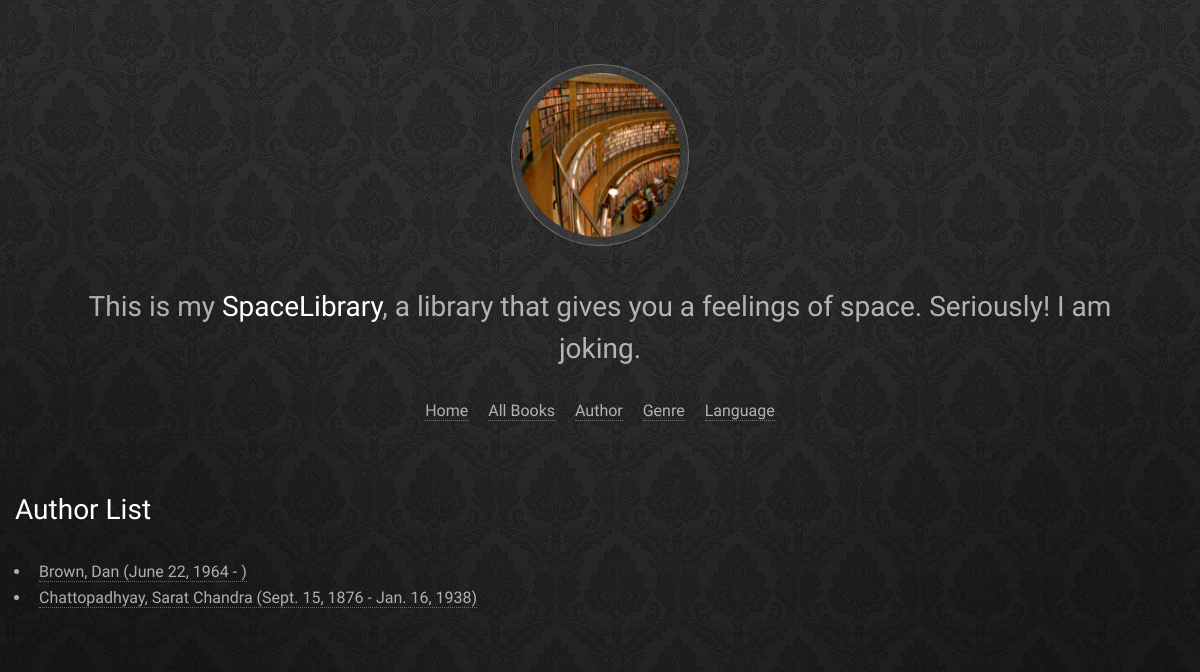
The app's page /catalog/authors/, older data.
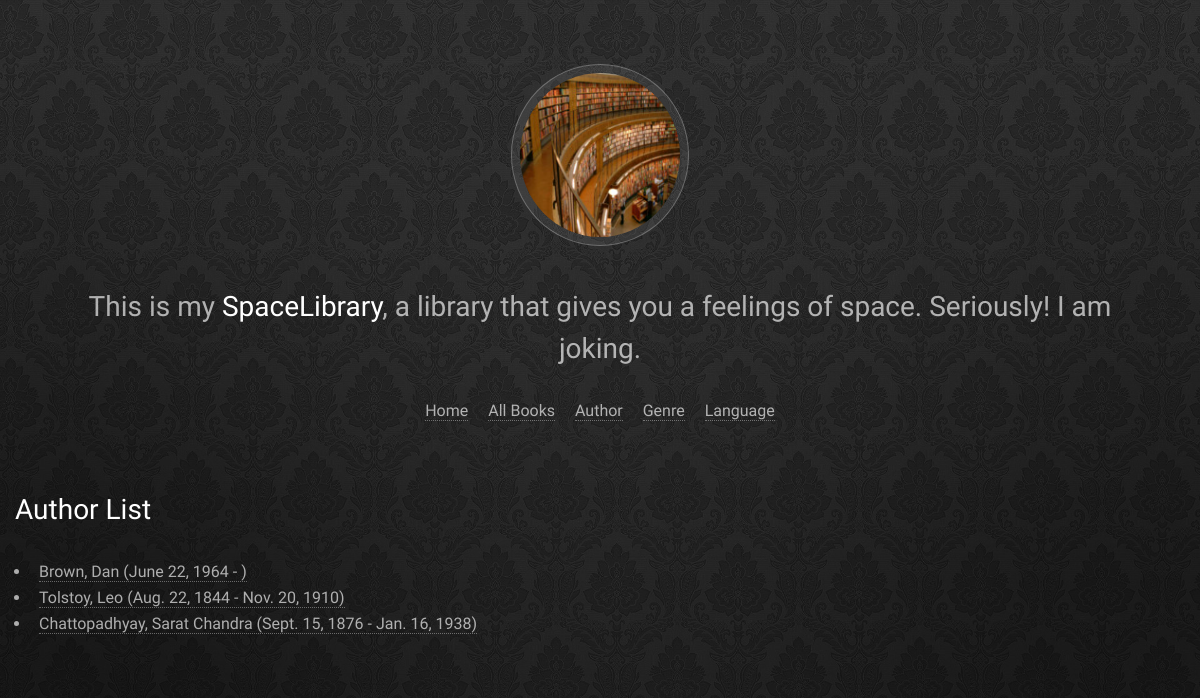
The same page, newer data.
### catalog/models.py (models this page shows)
class Author(models.Model):
	first_name = models.CharField(max_length=100)
	last_name = models.CharField(max_length=100)
	date_of_birth = models.DateField(null=True, blank=True)
	date_of_death = models.DateField('Died', null=True, blank=True)
	class Meta:
		ordering = ['last_name', 'first_name']
	def get_absolute_url(self):
		return reverse('catalog:author-detail', args=[str(self.id)])
	def __str__(self):
		return '{0}, {1}'.format(self.last_name, self.first_name)

### catalog/views.py (the view)
# urls.py: path('authors/', views.AuthorListView.as_view(), name = 'authors'),
class AuthorListView(generic.ListView):
    model = Author
    context_object_name = 'author_list'
    def get_queryset(self):
        return Author.objects.order_by('first_name')[:5]
    templates_name = 'catalog/author_list.html'
    paginate_by = 10

### catalog/templates/catalog/author_list.html
{% extends "base_generic.html" %}
{% block content %}
<h1>Author List</h1>
{% if author_list %}
  <ul>
  {% for author in author_list %}
    <li>
      <a href="{{ author.get_absolute_url }}">
      {{ author }} ({{author.date_of_birth}} - {% if author.date_of_death %}{{author.date_of_death}}{% endif %})
      </a>
    </li>
  {% endfor %}
 </ul>
{% else %}
  <p>There are no authors available.</p>
{% endif %}
{% endblock %}

Row changes from the older to the newer data that the page shows:
added Author: last_name+first_name "Tolstoy, Leo", date_of_birth "Aug. 22, 1844", date_of_death "Nov. 20, 1910"
